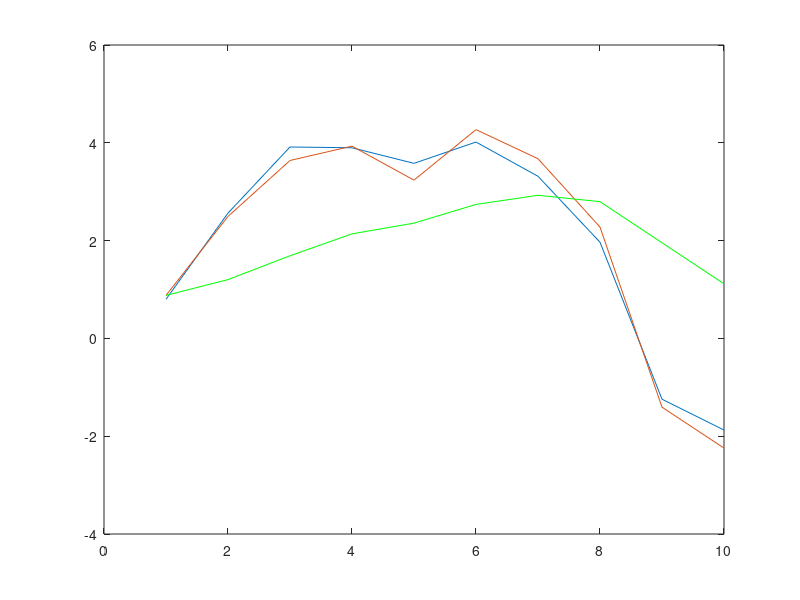

MATLAB code to generate this figure:
nt = 10 %number of data points
obs_noise=0.3%obervation noise
gain=0.2 % kalman gain conifidence in the previous measure
X(1) = 0.8 % starting posistion
P (1) = 0.4 %measurment update?
obs(1)=X(1)+randn()*obs_noise;%starting point for first observation + noise
estimate(1)=obs (1) %estimate of obs
for it=2:nt
    X(it)=X(it-1)+randn(); % line in which model values are outlined
    obs(it) =X(it)+randn()*obs_noise;
    error=estimate(it-1)-obs(it)
    estimate(it)=estimate(it-1)-error*gain;
end

clf;

plot(X)
hold on
plot (obs)
plot (estimate, 'g')


